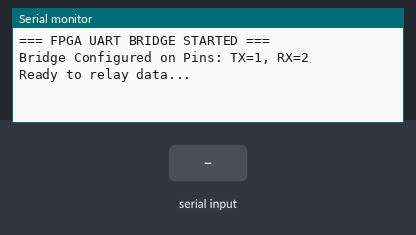
Simulated run of this program. Board: ESP32-S3. Shown: the last lines printed to the serial monitor. The test bench sets the inputs (shaded band).

Above: at 3.2 s.
3.3 s: "1" received over Serial
At 4.4 s:
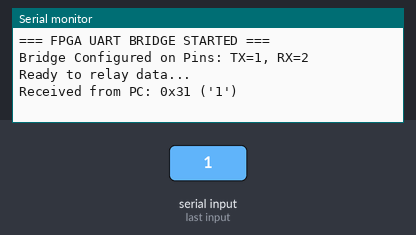
4.8 s: "1" received over the second serial link
At 5.6 s:
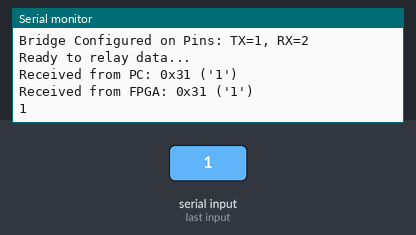
6.3 s: "0" received over Serial
At 6.7 s:
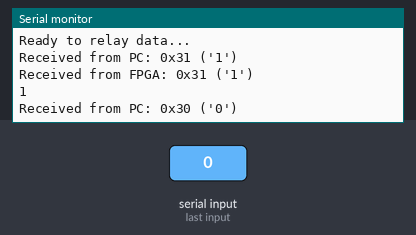
7.8 s: "0" received over the second serial link
At 9.0 s:
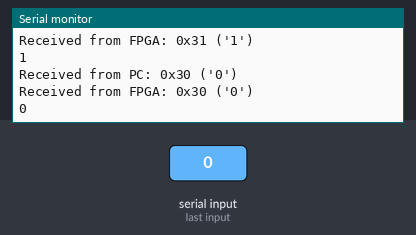

The program:

main.cpp
```cpp
#include <Arduino.h>

/*
 * PROJECT: FPGA UART BRIDGE
 * Role: Transparent Bridge between PC (USB) and FPGA (UART)
 * Platform: ESP32-S3 (Freenove / DevKitC)
 */


// --- PIN CONFIGURATION ---
// Reminder: TX ESP32 -> RX FPGA | RX ESP32 -> TX FPGA
#define PIN_ESP_TX 1
#define PIN_ESP_RX 2

#define UART_BAUD_RATE 115200

// We use HardwareSeril number 1 for communication with FPGA, as Serial (number 0) is used for USB communication with PC
HardwareSerial SerialFPGA(1);

void setup() {
  // 1. Init USB Serial for communication with PC
  Serial.begin(UART_BAUD_RATE);

  // Optional wait for Serial to be ready (useful for native USB)
  while (!Serial) {
    ; // wait for serial port to connect. Needed for native USB
  }

  delay(2000);

  // 2. Init UART Serial for communication with FPGA
  // config: SERIAL_8N1 for default 8 data bits, no parity, 1 stop bit
  SerialFPGA.begin(UART_BAUD_RATE, SERIAL_8N1, PIN_ESP_RX, PIN_ESP_TX);

  Serial.println("\n=== FPGA UART BRIDGE STARTED ===");
  Serial.printf("Bridge Configured on Pins: TX=%d, RX=%d\n", PIN_ESP_TX, PIN_ESP_RX);
  Serial.println("Ready to relay data...");

}

void loop() {
  // SENS 1 : PC -> FPGA
  if (Serial.available())
  {
    char dataFromPC = Serial.read();
    Serial.printf("\nReceived from PC: 0x%02X ('%c')\n", dataFromPC, isprint(dataFromPC) ? dataFromPC : '.');
    SerialFPGA.write(dataFromPC); // Relay to FPGA
  }

  // SENS 2 : FPGA -> PC
  if (SerialFPGA.available())
  {
    char dataFromFPGA = SerialFPGA.read();
    Serial.printf("\nReceived from FPGA: 0x%02X ('%c')\n", dataFromFPGA, isprint(dataFromFPGA) ? dataFromFPGA : '.');
    Serial.write(dataFromFPGA); // Relay to PC
  }
}
```

Measured:
- after the input at 3.3 s, the serial monitor: prints a new line at once (image 1)
- after the input at 4.8 s, the serial monitor: prints a new line at once (image 2)
- after the input at 6.3 s, the serial monitor: prints a new line at once (image 3)
- after the input at 7.8 s, the serial monitor: prints a new line at once (image 4)
